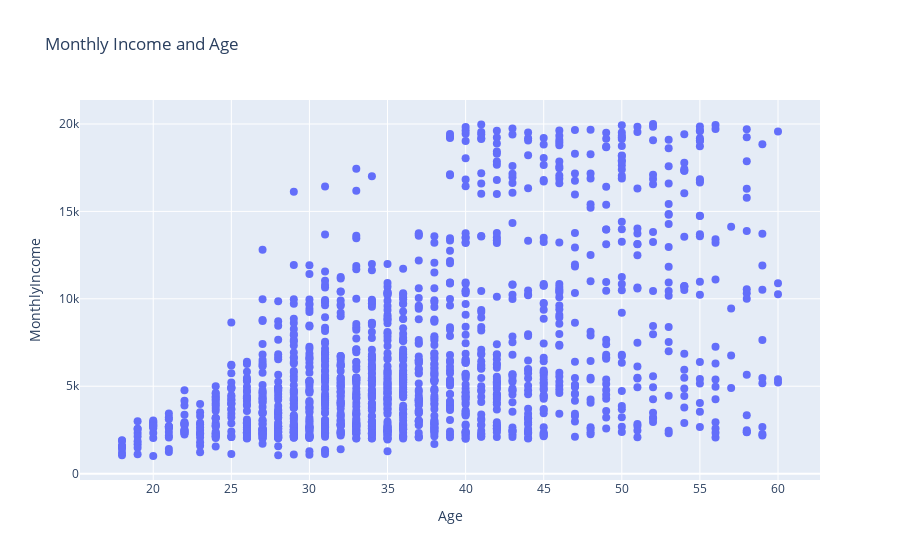

Notebook code for this chart:
### Code cell
#корреляция возраста и дохода
trace = go.Scatter(x=hr['Age'],y=hr['MonthlyIncome'], mode="markers",
                   marker=dict(size = 8), line=dict(shape='spline'))
data=[trace]
layout = {"title":"Monthly Income and Age",
           "xaxis":{"title":"Age"},
           "yaxis":{"title":"MonthlyIncome"}
         }

iplot({"data":data, "layout":layout})

### Figure 1 — Plotly figure (JSON) as saved in the notebook; plotly's stock layout.template omitted (floating-point values rounded to 4 significant figures; data arrays with more than 128 entries replaced by an {"elided": "..."} marker saying what was removed)
{"data": [{"line": {"shape": "spline"}, "marker": {"size": 8}, "mode": "markers", "type": "scatter", "x": {"elided": "1470 int values"}, "y": {"elided": "1470 int values"}}], "layout": {"title": {"text": "Monthly Income and Age"}, "xaxis": {"title": {"text": "Age"}}, "yaxis": {"title": {"text": "MonthlyIncome"}}}}
